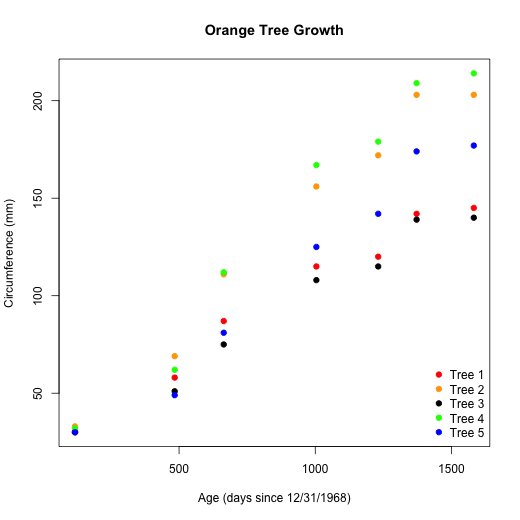

Here is the R script that generated this plot:
#### SET UP ####
getwd()
setwd("/Users/rebeccaxu/intersession_data_2024/code/day3_plotting")

library(datasets)

#### SLEEP DATA ####
data("sleep")

class(sleep)
dim(sleep)
head(sleep)

# png("RebeccaXu_sleepdrug.png", width = 520, height = 520)
plot(sleep$group,sleep$extra, xlab = "Drug Given", 
     ylab = "Hours of Extra Sleep",
    main = "Sleep Drug")
# dev.off()

#### ORANGE DATA ####
data("Orange")

class(Orange)
dim(Orange)
head(Orange, 7)

table(Orange$Tree)

#### ORANGE plot ####

# png("RebeccaXu_OrangeTrees.png", width = 520, height = 520)
plot(Orange$age, Orange$circumference, 
     col = c(rep("red", 7), rep("orange", 7), rep("black", 7), 
             rep("green", 7), rep("blue", 7)), pch = 19,
     xlab = "Age (days since 12/31/1968)", 
     ylab = "Circumference (mm)",
     main = "Orange Tree Growth")
legend("bottomright", legend = paste("Tree", 1:5),  
       col = c("red", "orange", "black", "green", "blue"), pch = 19, 
       bty = "n")
# dev.off()

#### Another Orange Trees plot with viridis function ####
install.packages("viridis")
library(viridis)

# viridis color for each unique species
col.trees.unique <- viridis::viridis(length(unique(Orange$Tree)))
names(col.trees.unique) <- unique(Orange$Tree)

# make species color character vector in same order as trees in data
col.idx <- match(Orange$Tree, names(col.trees.unique))
col.trees <- col.trees.unique[col.idx]

# plot
#png("RebeccaXu_ViridisOrangeTrees.png", width = 520, height = 520)
plot(Orange$age, Orange$circumference,
     pch = 19, cex = 1.5, col = col.trees,
     main = "Orange Tree Growth",
     xlab = "Age (days since 12/31/1968)",
     ylab = "Circumference (mm)")

# legend
legend("bottomright",
       legend = paste("Tree", names(col.trees.unique)),
       col = col.trees.unique, pch = 19)
#dev.off()